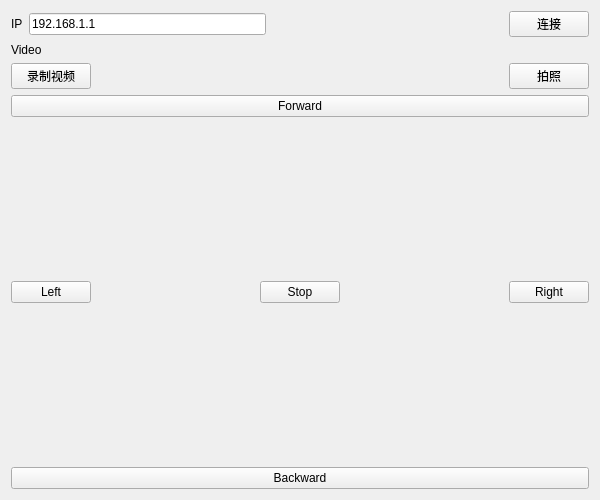
<?xml version="1.0" encoding="UTF-8"?>
<ui version="4.0">
 <class>wifiConnect</class>
 <widget class="QWidget" name="wifiConnect">
  <property name="geometry">
   <rect>
    <x>0</x>
    <y>0</y>
    <width>600</width>
    <height>500</height>
   </rect>
  </property>
  <property name="sizePolicy">
   <sizepolicy hsizetype="Preferred" vsizetype="Preferred">
    <horstretch>0</horstretch>
    <verstretch>0</verstretch>
   </sizepolicy>
  </property>
  <property name="windowTitle">
   <string>Form</string>
  </property>
  <property name="windowIcon">
   <iconset>
    <normalon>:/images/video.png</normalon>
   </iconset>
  </property>
  <layout class="QVBoxLayout" name="verticalLayout_3">
   <item>
    <layout class="QHBoxLayout" name="horizontalLayout">
     <item>
      <widget class="QLabel" name="IPLabel">
       <property name="text">
        <string>IP</string>
       </property>
      </widget>
     </item>
     <item>
      <widget class="QLineEdit" name="IPEdit">
       <property name="text">
        <string>192.168.1.1</string>
       </property>
      </widget>
     </item>
     <item>
      <spacer name="horizontalSpacer">
       <property name="orientation">
        <enum>Qt::Horizontal</enum>
       </property>
       <property name="sizeHint" stdset="0">
        <size>
         <width>40</width>
         <height>20</height>
        </size>
       </property>
      </spacer>
     </item>
     <item>
      <widget class="QPushButton" name="connectIPBtn">
       <property name="enabled">
        <bool>true</bool>
       </property>
       <property name="text">
        <string>连接</string>
       </property>
      </widget>
     </item>
    </layout>
   </item>
   <item>
    <layout class="QHBoxLayout" name="horizontalLayout_2">
     <item>
      <widget class="videoLabel" name="videolabel">
       <property name="text">
        <string>Video</string>
       </property>
      </widget>
     </item>
    </layout>
   </item>
   <item>
    <layout class="QVBoxLayout" name="verticalLayout_2">
     <item>
      <layout class="QHBoxLayout" name="horizontalLayout_4">
       <item>
        <widget class="QPushButton" name="videoSaveBtn">
         <property name="maximumSize">
          <size>
           <width>100</width>
           <height>16777215</height>
          </size>
         </property>
         <property name="text">
          <string>录制视频</string>
         </property>
         <property name="icon">
          <iconset resource="terminal.qrc">
           <normaloff>:/images/button_stop.png</normaloff>
           <normalon>:/images/button_running.png</normalon>:/images/button_stop.png</iconset>
         </property>
        </widget>
       </item>
       <item>
        <spacer name="horizontalSpacer_5">
         <property name="orientation">
          <enum>Qt::Horizontal</enum>
         </property>
         <property name="sizeHint" stdset="0">
          <size>
           <width>40</width>
           <height>20</height>
          </size>
         </property>
        </spacer>
       </item>
       <item>
        <widget class="QPushButton" name="takePicBtn">
         <property name="maximumSize">
          <size>
           <width>100</width>
           <height>16777215</height>
          </size>
         </property>
         <property name="text">
          <string>拍照</string>
         </property>
        </widget>
       </item>
      </layout>
     </item>
     <item>
      <layout class="QVBoxLayout" name="verticalLayout">
       <item>
        <widget class="QPushButton" name="forwardBtn">
         <property name="text">
          <string>Forward</string>
         </property>
        </widget>
       </item>
       <item>
        <spacer name="verticalSpacer_2">
         <property name="orientation">
          <enum>Qt::Vertical</enum>
         </property>
         <property name="sizeHint" stdset="0">
          <size>
           <width>20</width>
           <height>13</height>
          </size>
         </property>
        </spacer>
       </item>
       <item>
        <layout class="QHBoxLayout" name="horizontalLayout_3">
         <item>
          <widget class="QPushButton" name="turnLeftBtn">
           <property name="text">
            <string>Left</string>
           </property>
          </widget>
         </item>
         <item>
          <spacer name="horizontalSpacer_6">
           <property name="orientation">
            <enum>Qt::Horizontal</enum>
           </property>
           <property name="sizeHint" stdset="0">
            <size>
             <width>17</width>
             <height>20</height>
            </size>
           </property>
          </spacer>
         </item>
         <item>
          <widget class="QPushButton" name="stopBtn">
           <property name="text">
            <string>Stop</string>
           </property>
          </widget>
         </item>
         <item>
          <spacer name="horizontalSpacer_7">
           <property name="orientation">
            <enum>Qt::Horizontal</enum>
           </property>
           <property name="sizeHint" stdset="0">
            <size>
             <width>13</width>
             <height>20</height>
            </size>
           </property>
          </spacer>
         </item>
         <item>
          <widget class="QPushButton" name="turnRightBtn">
           <property name="text">
            <string>Right</string>
           </property>
          </widget>
         </item>
        </layout>
       </item>
       <item>
        <spacer name="verticalSpacer">
         <property name="orientation">
          <enum>Qt::Vertical</enum>
         </property>
         <property name="sizeHint" stdset="0">
          <size>
           <width>20</width>
           <height>13</height>
          </size>
         </property>
        </spacer>
       </item>
       <item>
        <widget class="QPushButton" name="backwardBtn">
         <property name="text">
          <string>Backward</string>
         </property>
        </widget>
       </item>
      </layout>
     </item>
    </layout>
   </item>
  </layout>
 </widget>
 <customwidgets>
  <customwidget>
   <class>videoLabel</class>
   <extends>QLabel</extends>
   <header location="global">videolabel.h</header>
  </customwidget>
 </customwidgets>
 <tabstops>
  <tabstop>IPEdit</tabstop>
  <tabstop>connectIPBtn</tabstop>
  <tabstop>videoSaveBtn</tabstop>
  <tabstop>takePicBtn</tabstop>
 </tabstops>
 <resources>
  <include location="terminal.qrc"/>
 </resources>
 <connections/>
</ui>
